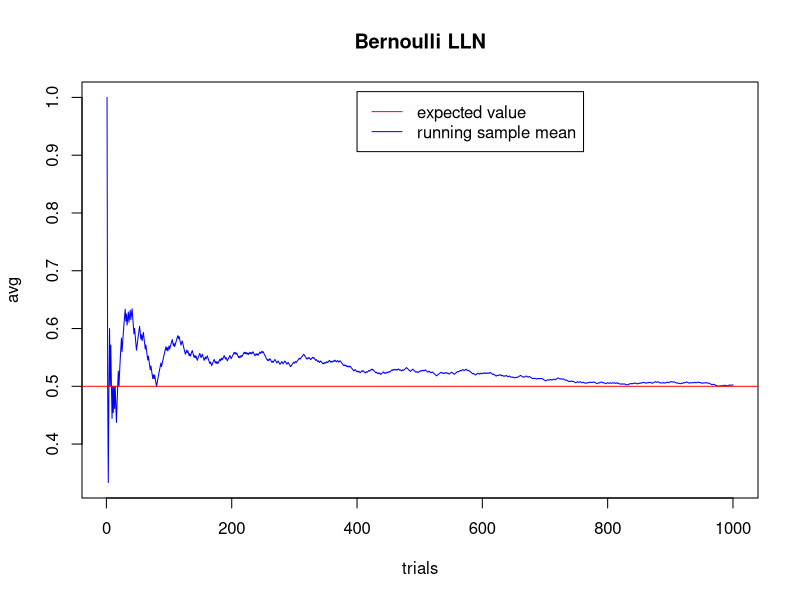
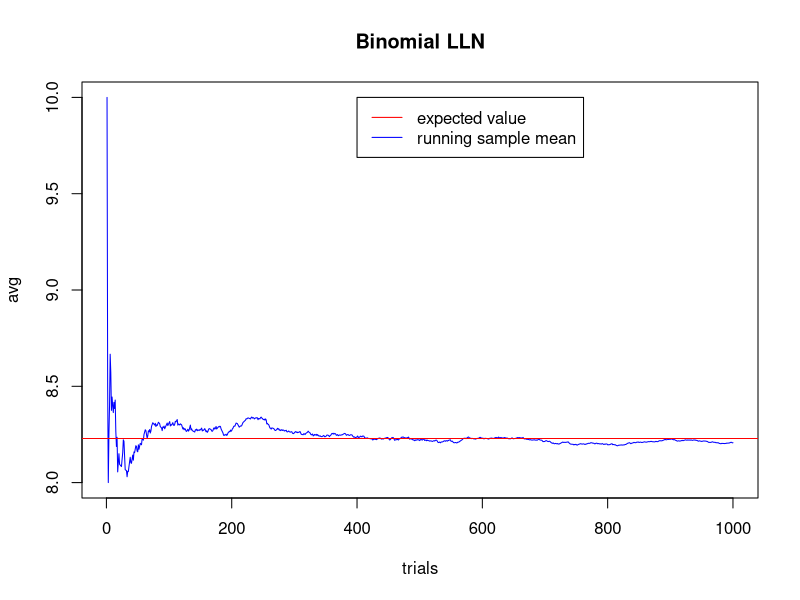
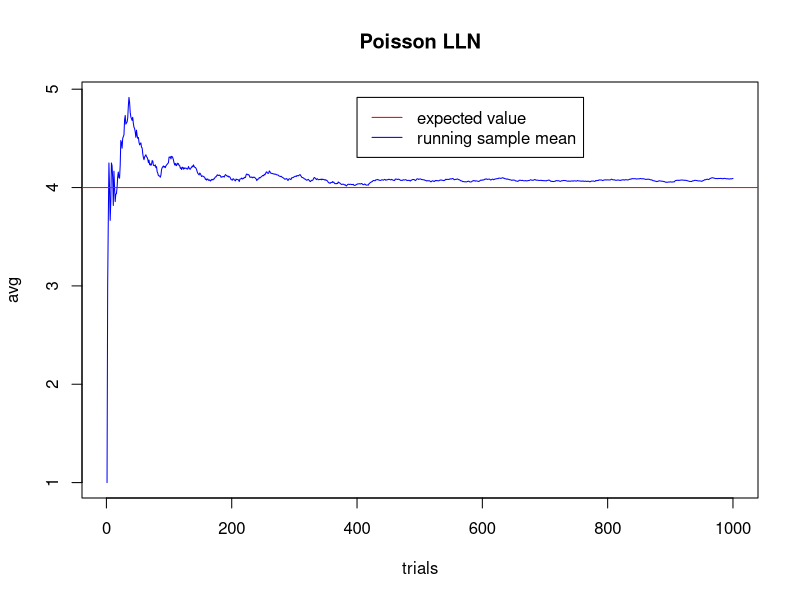

The R script that drew these images, in order:
#ABOUT THE LLN:

# THE LLN STATES THAT THE SAMPLE MEAN CONVERGES IN PROBABILITY TO THE EXPECTED VALUE AS THE SAMPLE SIZE INCREASES.
# THE LAW HOLDS FOR MOST DISTRIBUTIONS (EXPECT THE CAUCHY AND PARETO DISTRIBUTIONS)
# IT IS IMPORTANT AND ALLOWS US TO ESTIMATE PROBABILITIES FROM UNKNOWN MASS FUNCTIONS
# IT FORMS THE BACKBONE OF THE CENTRAL LIMIT THEOREM


#Example 1: Bernoulli/Binomial Experiment  ---- coin flip

#expectation is p

LLNbern<-function(S,p,n){
  #S should be the max sample
  #p is the probability of the outcome
  #n is the number of trials in the experiment (for bernoulli = 1)
  #NOTE: when n > 1 this function transfers to a binomial exper.
  
  avg=rep(0, S)
  expected = n*p
  outcomes=cumsum(rbinom(S, n, p))
  trials=rep(0,S)
  
  for (i in 1:S){
    trials[i]=i
    avg[i]=outcomes[i]/i
    
  }
  
  plot(trials, avg, type = "l", col="blue",main = "Bernoulli LLN")
  legend(x=0.4*S, y=max(avg)+0.01, col = c("red","blue"), c("expected value", "running sample mean"), lty = c("solid", "solid"))
  abline(h=expected, col = "red")
  
  return(avg)
  
}
p=0.5
n=1
S=1000

sample.means.bern=LLNbern(S,p,n)


#=================================================================================================
#-------------------------------------------------------------------------------------------------
#=================================================================================================



#Example 2: Binomial Experiment

#expectation is n*p

LLNbinom<-function(S,p,n){
  #S should be the max sample
  #p is the probability of each outcome
  #n is the number of trials in the experiment (for bernoulli = 1)
  
  avg=rep(0, S)
  expected = n*p
  outcomes=cumsum(rbinom(S, n, p))
  trials=rep(0,S)
  
  for (i in 1:S){
    trials[i]=i
    avg[i]=outcomes[i]/i
    
  }
  
  plot(trials, avg, type = "l", col="blue",main = "Binomial LLN")
  legend(x=0.4*S, y=max(avg), col = c("red","blue"), c("expected value", "running sample mean"), lty = c("solid", "solid"))
  abline(h=expected, col = "red")
  
  return(avg)
  
}
p=runif(1,0,1)
n=10
S=1000

sample.means.binom=LLNbinom(S,p,n)


#=================================================================================================
#-------------------------------------------------------------------------------------------------
#=================================================================================================


#Example 3: poisson experiment

#expectation is lambda

LLNpois<-function(S,lambda){
  #S should be the max sample
  #lambda is the rate parameter of the poisson
  
  avg=rep(0, S)
  expected = lambda
  outcomes=cumsum(rpois(S, lambda))
  trials=rep(0,S)
  
  for (i in 1:S){
    trials[i]=i
    avg[i]=outcomes[i]/i
    
  }
  
  plot(trials, avg, type = "l", col="blue",main = "Poisson LLN")
  legend(x=0.4*S, y=max(avg), col = c("red","blue"), c("expected value", "running sample mean"), lty = c("solid", "solid"))
  abline(h=expected, col = "red")
  
  return(avg)
  
}
lambda=abs(round(rnorm(1,3,1)))
S=1000

sample.means.pois=LLNpois(S,lambda)


